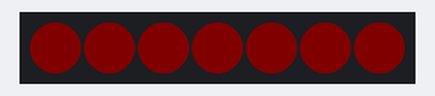
The program below on a simulated ESP8266 (NodeMCU). On the bench: 7 RGB LEDs in strip order, left to right. Dim RGB values are drawn brighter than linear; random numbers use the default seed unless the program sets one.

Above: at 0.45 s.
At 38.71 s:
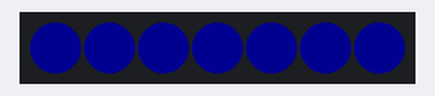
Timing chart, 0 to 40.0 s (numbered marks = the images above):
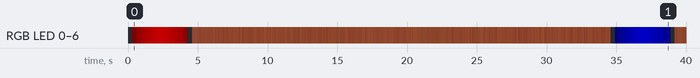

The program:

main.cpp
```cpp
/* --------------------------------------------------------------------------------------------
 * Prerequisites:
 * Install USB serial driver: https://github.com/LilyGO/LILYGO-T-OI/blob/master/CH341SER_2.EXE
 * -------------------------------------------------------------------------------------------- */

#include <Arduino.h>

// External library: FastLED, https://github.com/FastLED/FastLED
#include <FastLED.h>

// T-OI Pin "GPIO4" connected to "Data In" of RGB Led module
const byte kPinLedStrip = 4;

// Number of Leds
const byte kNumLeds = 7;

// LED strip controller
CRGB ledStrip_[kNumLeds];

// ADC_MODE(ADC_VCC);

/**
 * Led strip effect: Constant white light e.g. for reading.
 */
void renderConstant(const CRGB& color)
{
    // Update color of each LED
    for (int ledNr = 0; ledNr < kNumLeds; ledNr++)
    {
        // Update color of the current LED to chosen RGB value
        ledStrip_[ledNr] = color;
    }
}


/**
 * Fade brightness from start value to end value with a defined delay after each step.
 */
void fadeBrightness(uint8_t startBr, uint8_t endBr, uint16_t stepDelay)
{
    int8_t brStep;
    uint8_t numSteps;

    // Determine increment and number of steps
    if (startBr <= endBr)
    {
        brStep = 1;
        numSteps = endBr - startBr + 1;
    }
    else
    {
        brStep = -1;
        numSteps = startBr - endBr + 1;
    }

    uint8_t curBr = startBr;

    // Change the brightness gradually
    for (uint8_t i = 0; i < numSteps; i++)
    {
        FastLED.setBrightness(curBr);
        FastLED.show();
        delay(stepDelay);
        curBr += brStep;
    }
}


byte mode_ = 1;

unsigned long modeChangeTime_ = 0;


void setup() {
  Serial.begin(115200);

  FastLED.addLeds<NEOPIXEL, kPinLedStrip>(ledStrip_, kNumLeds);
  FastLED.clear();
  FastLED.setBrightness(20);
  FastLED.show();

  modeChangeTime_ = millis();
}


void loop() {
  // uint16_t vcc = ESP.getVcc(); // Unit: mV
  // Serial.println("Hello from LILYGO TTGO T-OI ESP8266");
  // Serial.println(vcc);

  int delayMs = 100;

  if (mode_ == 1)
  {
    if ( random(0, 2) == 1 )
    {
      renderConstant( CRGB(255, 0, 0) );
    }
    else
    {
      renderConstant( CRGB(0, 0, 255) );
    }

    FastLED.setBrightness(0);
    FastLED.show();
    delay(200);

    fadeBrightness(0, 100, 20);
    fadeBrightness(100, 0, 20);

    FastLED.setBrightness(20);
    delay(200);

    mode_ = (mode_ + 1) % 2;
    modeChangeTime_ = millis();
  }
  else
  {
    byte intensity = (byte) random(120, 256);

    renderConstant( CRGB(intensity, intensity / 2, intensity / 3) );
    FastLED.show();

    delayMs = random(50, 120);

    unsigned long curTime = millis();

    if (curTime - modeChangeTime_ > 30000)
    {
      mode_ = (mode_ + 1) % 2;
      modeChangeTime_ = curTime;
    }
  }

  delay( delayMs );
}
```

Measured:
- by itself, RGB LED 0–6: off → RGB(5, 0, 0) at 0.31 s, → RGB(20, 0, 0) 0.30 s later, → RGB(35, 0, 0) 0.30 s later, → RGB(50, 0, 0) 0.30 s later, … (364 changes in this stretch)
